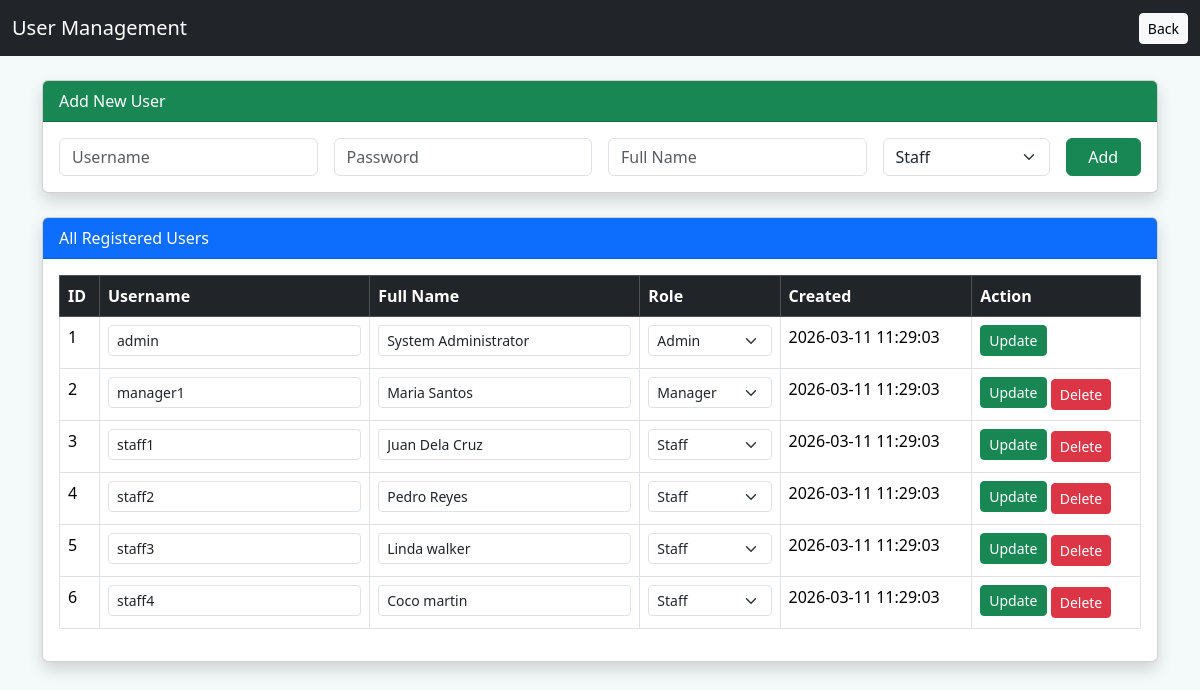
The page /manage_users.php (signed in) on the database its author committed.
### tables this page shows
CREATE TABLE users (
    user_id INT AUTO_INCREMENT PRIMARY KEY,
    username VARCHAR(50) NOT NULL UNIQUE,
    password VARCHAR(255) NOT NULL,
    full_name VARCHAR(100),
    role ENUM('admin','manager','staff') DEFAULT 'staff',
    created_at TIMESTAMP DEFAULT CURRENT_TIMESTAMP,
    last_login TIMESTAMP NULL
);

### manage_users.php (the view, shortened to what this page needs)
<?php
$conn = new mysqli("localhost", "root", "", "organic_tilapia");
$users = $conn->query("SELECT * FROM users ORDER BY created_at DESC");
?>
<!DOCTYPE html>
<html>
<head>
<link href="https://cdn.jsdelivr.net/npm/bootstrap@5.3.3/dist/css/bootstrap.min.css" rel="stylesheet">
</head>
<body style="background:#f4f9f9;">
<nav class="navbar navbar-dark bg-dark">
<div class="container-fluid">
<span class="navbar-brand">User Management</span>
<a href="admin_dashboard.php" class="btn btn-light btn-sm">Back</a>
</div>
</nav>
<div class="container mt-4">
<div class="card mb-4 shadow">
<div class="card-header bg-success text-white">
Add New User
</div>
<div class="card-body">
<form method="POST" class="row g-3">
<div class="col-md-3">
<input type="text" name="username" class="form-control"
placeholder="Username" required>
</div>
<div class="col-md-3">
<input type="password" name="password" class="form-control"
placeholder="Password" required>
</div>
<div class="col-md-3">
<input type="text" name="full_name" class="form-control"
placeholder="Full Name">
</div>
<div class="col-md-2">
<select name="role" class="form-select">
<option value="staff">Staff</option>
</select>
</div>
<div class="col-md-1">
<button type="submit" name="add_user"
class="btn btn-success w-100">
Add
</button>
</div>
</form>
</div>
</div>
<div class="card shadow">
<div class="card-header bg-primary text-white">
All Registered Users
</div>
<div class="card-body">
<table class="table table-bordered table-hover">
<thead class="table-dark">
<tr>
<th>ID</th>
<th>Username</th>
<th>Full Name</th>
<th>Role</th>
<th>Created</th>
<th>Action</th>
</tr>
</thead>
<tbody>
<?php while($row = $users->fetch_assoc()) { ?>
<tr>
<form method="POST">
<td><?php echo $row["user_id"]; ?></td>
<td>
<input type="text" name="username"
value="<?php echo $row["username"]; ?>"
class="form-control form-control-sm" required>
</td>
<td>
<input type="text" name="full_name"
value="<?php echo $row["full_name"]; ?>"
class="form-control form-control-sm">
</td>
<td>
<select name="role" class="form-select form-select-sm">
<option value="admin" <?php if($row["role"]=="admin") echo "selected"; ?>>Admin</option>
<option value="manager" <?php if($row["role"]=="manager") echo "selected"; ?>>Manager</option>
<option value="staff" <?php if($row["role"]=="staff") echo "selected"; ?>>Staff</option>
</select>
</td>
<td><?php echo $row["created_at"]; ?></td>
<td>
<button type="submit"
name="update_user"
class="btn btn-sm btn-success mb-1">
Update
</button>
<?php if($row["user_id"] != $_SESSION["user_id"]) { ?>
<a href="manage_users.php?delete=<?php echo $row["user_id"]; ?>"
class="btn btn-sm btn-danger"
onclick="return confirm('Delete this user?');">
Delete
</a>
<?php } ?>
</td>
</form>
</tr>
<?php } ?>
</tbody>
</table>
</div>
</div>
</div>
</body>
</html>

### rows shown on the page
users: user_id "1", username "admin", full_name "System Administrator", role "Admin", created_at "2026-03-11 11:29:03"
users: user_id "2", username "manager1", full_name "Maria Santos", role "Manager", created_at "2026-03-11 11:29:03"
users: user_id "3", username "staff1", full_name "Juan Dela Cruz", role "Staff", created_at "2026-03-11 11:29:03"
users: user_id "4", username "staff2", full_name "Pedro Reyes", role "Staff", created_at "2026-03-11 11:29:03"
users: user_id "5", username "staff3", full_name "Linda walker", role "Staff", created_at "2026-03-11 11:29:03"
users: user_id "6", username "staff4", full_name "Coco martin", role "Staff", created_at "2026-03-11 11:29:03"
